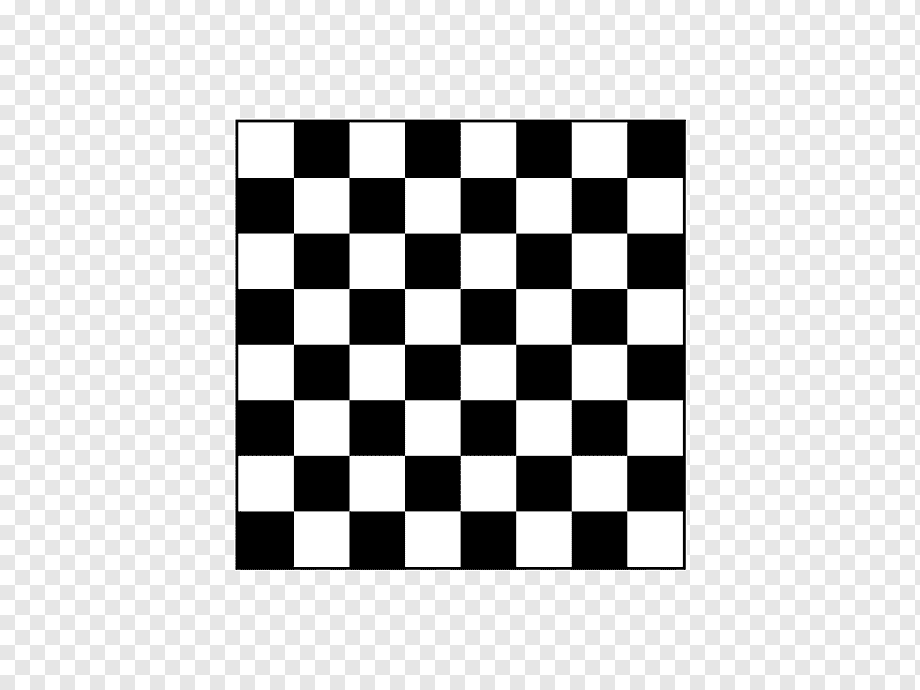
#> input picture content/png-transparent-chessboard-mathematics-board-game-chess-game-symmetry-black.png, 920 x 690 px
$ jupyter execute FD_Shi_Tomasi_CornerDetector.ipynb   (shell and % lines are left out)
#> lines starting #> are read from the running program, lines starting #| are printed output that depends on the picture; after the words box and inside, x2 and y2 are one past the last pixel; in counts of white or black regions, pixels touching at a corner belong together
<a href="https://colab.research.google.com/github/alexander-toschev/cv-course/blob/main/FD_Shi_Tomasi_CornerDetector.ipynb" target="_parent"></a>

In this chapter,

We will see the function: **cv2.goodFeaturesToTrack()**

In last chapter, we saw Harris Corner Detector. Later in 1994, J. Shi and C. Tomasi made a small modification to it in their paper Good Features to Track which shows better results compared to Harris Corner Detector. The scoring function in Harris Corner Detector was given by:

R = $\lambda_1 \lambda_2 - k(\lambda_1+\lambda_2)^2$

Instead of this, Shi-Tomasi proposed:

R = $min(\lambda_1, \lambda_2)$

If it is a greater than a threshold value, it is considered as a corner. If we plot it in $\lambda_1 - \lambda_2$ space as we did in Harris Corner Detector, we get an image as below:

From the figure, you can see that only when $\lambda_1 and \lambda_2$ are above a minimum value, $\lambda_{min}$, it is conidered as a corner(green region).

OpenCV has a function, cv2.goodFeaturesToTrack(). It finds N strongest corners in the image by Shi-Tomasi method (or Harris Corner Detection, if you specify it). As usual, image should be a grayscale image. Then you specify number of corners you want to find. Then you specify the quality level, which is a value between 0-1, which denotes the minimum quality of corner below which everyone is rejected. Then we provide the minimum euclidean distance between corners detected.

With all these informations, the function finds corners in the image. All corners below quality level are rejected. Then it sorts the remaining corners based on quality in the descending order. Then function takes first strongest corner, throws away all the nearby corners in the range of minimum distance and returns N strongest corners.

In below example, we will try to find 25 best corners:

[cell 1]
import cv2
import numpy as np
import numpy as np
import cv2
import sys
from PIL import Image
import cv2
import numpy as np
import math
import matplotlib.pyplot as plt

[cell 2]
plt.rcParams['figure.figsize'] = [100, 50]
filename = 'content/png-transparent-chessboard-mathematics-board-game-chess-game-symmetry-black.png'
img = cv2.imread(filename)
#> img is the input picture: shape (690, 920, 3); min 0, max 255, mean 204.8
gray = cv2.cvtColor(img,cv2.COLOR_BGR2GRAY)

corners = cv2.goodFeaturesToTrack(gray,25,0.01,10)
#> corners = 25 rows, first 8: [404, 178], [294, 177], [404, 288], [404, 456], [294, 288], [294, 456], [515, 178], [571, 178]
corners = np.int0(corners)

for i in corners:
    x,y = i.ravel()
    cv2.circle(img,(x,y),3,255,-1)
#> this loop made 25 passes
#> (x, y) on passes 1 to 12: (404, 178), (294, 177), (404, 288), (404, 456), (294, 288), (294, 456), (515, 178), (571, 178), (294, 566), (404, 400), (404, 345), (572, 288)
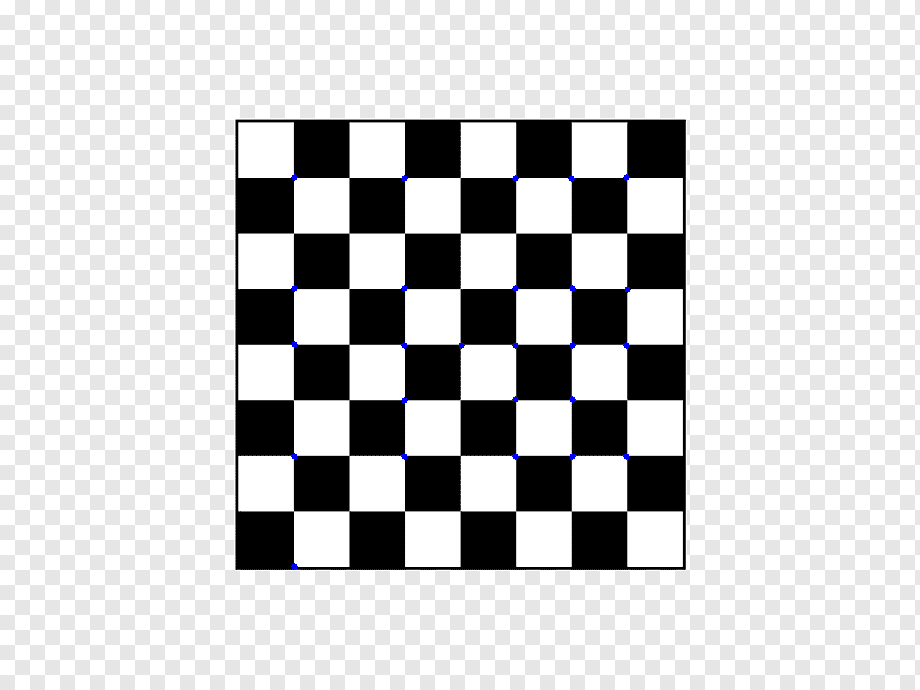
#> img: shape (690, 920, 3); 0.11% of pixels changed, all inside (x1, y1, x2, y2) = (291, 174, 631, 570)

plt.imshow(img)
plt.show()
